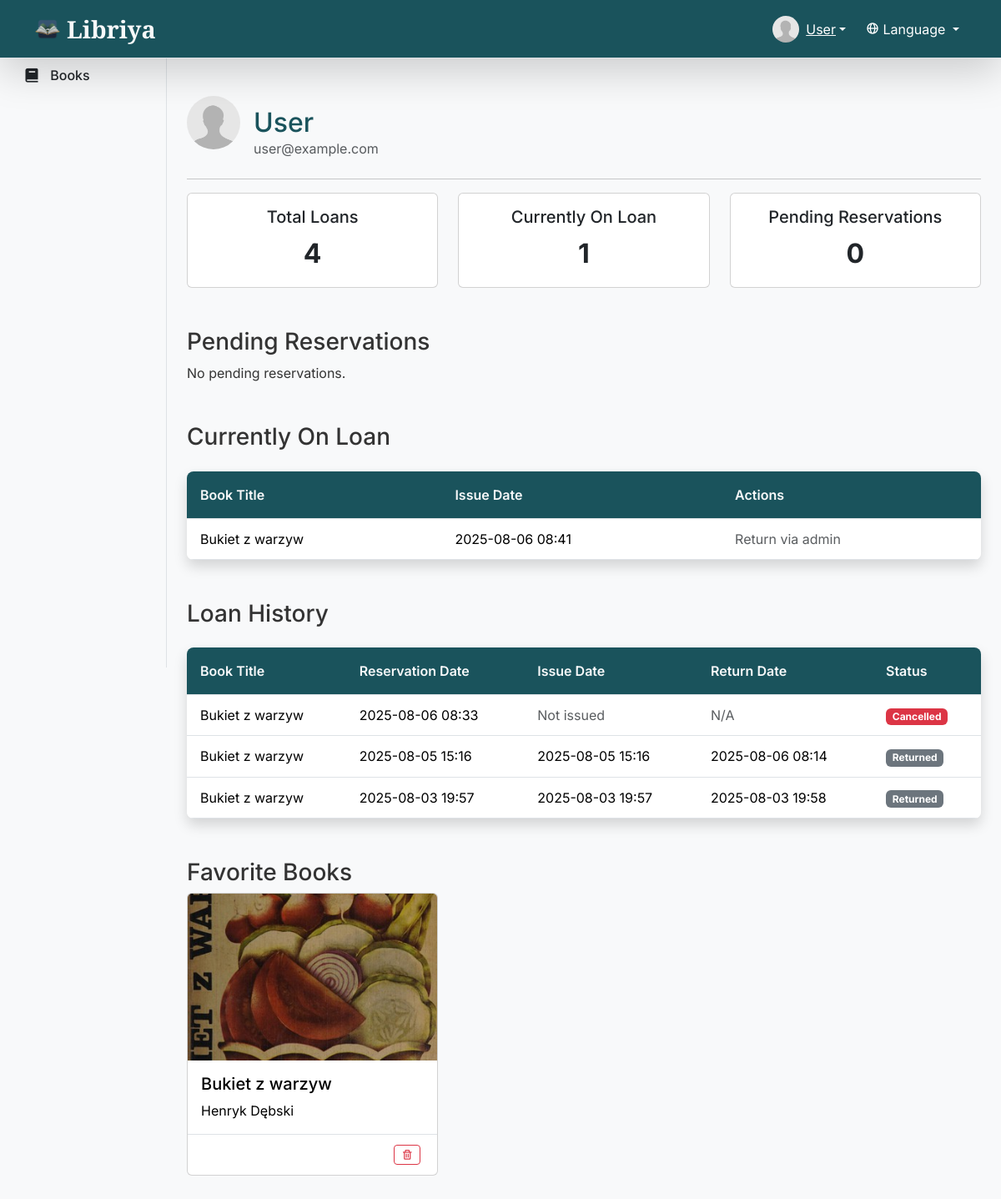
/user/profile/1 (signed in), run on an earlier commit of the app's database.
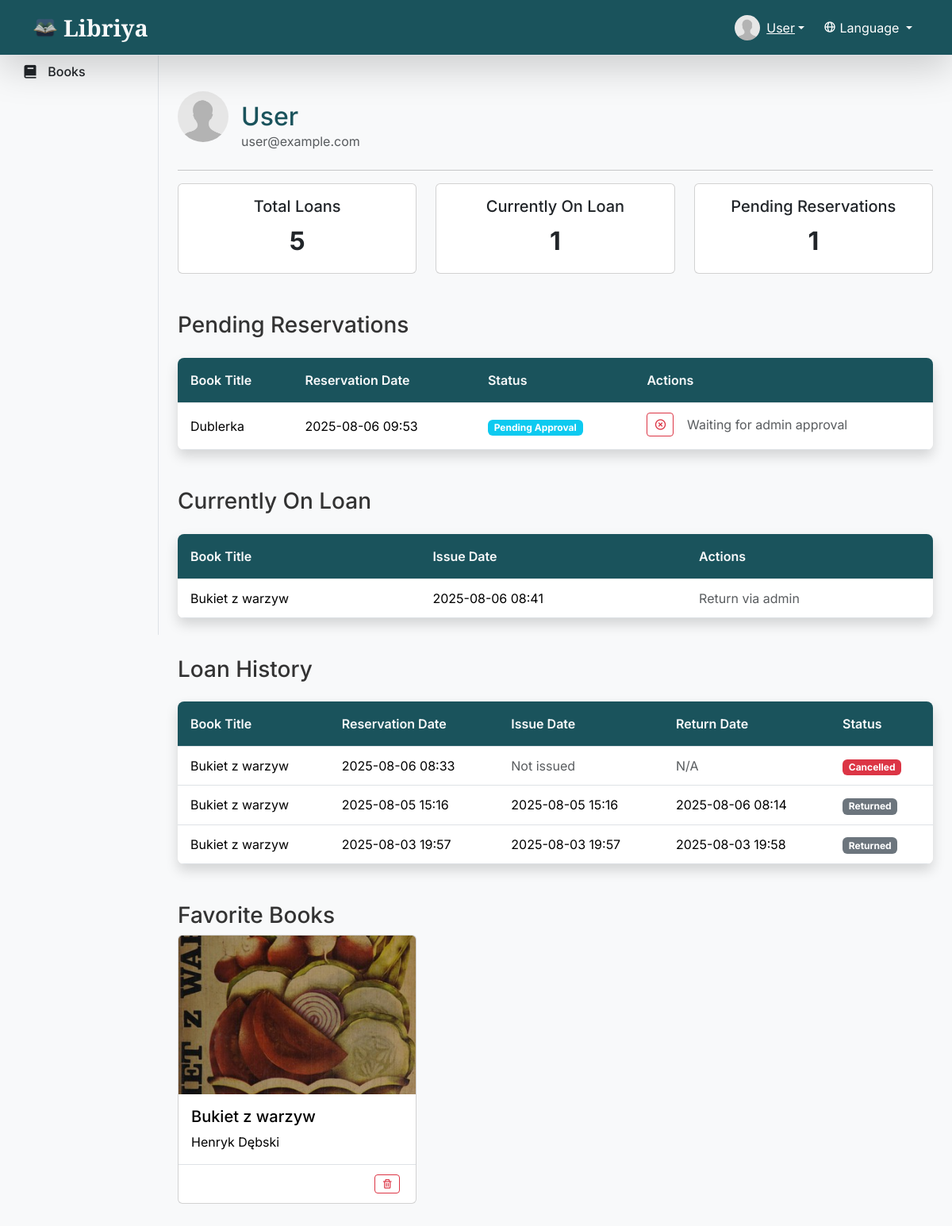
And on a later commit of the database.
### app/models.py (models this page shows, shortened)
class User(UserMixin, db.Model):
    id = db.Column(db.Integer, primary_key=True)
    username = db.Column(db.String(50), unique=True,
                         nullable=False, index=True)
    email = db.Column(db.String(120), unique=True, nullable=False, index=True)
    password_hash = db.Column(db.String(128), nullable=False)
    image_file = db.Column(db.String(20), nullable=False,
                           default='default.jpg')
    loans = db.relationship('Loan', back_populates='user', lazy=True)
    is_admin = db.Column(db.Boolean, default=False)
    favorites = db.relationship('Book', secondary=favorites, lazy='subquery',
                                backref=db.backref('favorited_by', lazy=True))
    received_notifications = db.relationship('Notification', foreign_keys='Notification.recipient_id', back_populates='recipient', lazy=True, cascade='all, delete-orphan')
    sent_notifications = db.relationship('Notification', foreign_keys='Notification.sender_id', back_populates='sender', lazy=True)

class Loan(db.Model):
    id = db.Column(db.Integer, primary_key=True)
    book_id = db.Column(db.Integer, db.ForeignKey('book.id'), nullable=False)
    user_id = db.Column(db.Integer, db.ForeignKey('user.id'), nullable=False)
    reservation_date = db.Column(db.DateTime, default=datetime.datetime.utcnow)
    issue_date = db.Column(db.DateTime)
    return_date = db.Column(db.DateTime)
    status = db.Column(db.String(50), default='pending', nullable=False)
    book = db.relationship('Book', backref='loans')
    user = db.relationship('User', back_populates='loans')
    notifications = db.relationship('Notification', back_populates='loan', lazy=True, cascade='all, delete-orphan')

class Book(db.Model):
    id = db.Column(db.Integer, primary_key=True)
    isbn = db.Column(db.String(13), unique=True, nullable=False, index=True)
    title = db.Column(db.String(200), nullable=False, index=True)
    authors = db.relationship(
        'Author', secondary=book_authors, lazy='subquery', back_populates='books')
    genre_id = db.Column(db.Integer, db.ForeignKey(
        'genre.id'), nullable=False)
    year = db.Column(db.Integer, nullable=False)
    cover = db.Column(db.String(200))
    status = db.Column(db.String(50), default='available', nullable=False) # 'available', 'reserved', 'on_loan'

class Author(db.Model):
    id = db.Column(db.Integer, primary_key=True)
    name = db.Column(db.String(100), nullable=False, index=True)
    books = db.relationship('Book', secondary=book_authors,
                            lazy='subquery', back_populates='authors')

### app/routes.py (the view)
@bp.route("/user/profile/<int:user_id>")
@login_required
def user_profile(user_id):
    user = current_user
    all_loans = sorted(user.loans, key=lambda x: x.reservation_date, reverse=True)
    active_loans = [loan for loan in all_loans if loan.status == 'active']
    loan_history = [loan for loan in all_loans if loan.status == 'returned' or loan.status == 'cancelled']
    pending_loans = [loan for loan in all_loans if loan.status == 'pending']
    favorite_books = user.favorites
    return render_template(
        "user_profile.html",
        user=user,
        loans=all_loans,
        active_loans=active_loans,
        loan_history=loan_history,
        pending_loans=pending_loans,
        favorite_books=favorite_books,
        title=f"{user.username}"
    )

### app/templates/user_profile.html
{% extends "layout.html" %}
{% block content %}
<div class="container">
    <div class="d-flex align-items-center mb-4">
        <img class="rounded-circle" src="{{ url_for('static', filename='uploads/' + user.image_file) }}"
            style="width: 64px; height: 64px; object-fit: cover;">
        <div class="ms-3">
            <h2 class="mb-0">{{ user.username }}</h2>
            <p class="text-muted mb-0">{{ user.email }}</p>
        </div>
    </div>
    <hr>
    <div class="row mb-4">
        <div class="col-md-4">
            <div class="card text-center h-100">
                <div class="card-body">
                    <h5 class="card-title">{{ _('Total Loans') }}</h5>
                    <p class="card-text fs-2 fw-bold">{{ loans|length }}</p>
                </div>
            </div>
        </div>
        <div class="col-md-4">
            <div class="card text-center h-100">
                <div class="card-body">
                    <h5 class="card-title">{{ _('Currently On Loan') }}</h5>
                    <p class="card-text fs-2 fw-bold">{{ active_loans|length }}</p>
                </div>
            </div>
        </div>
        <div class="col-md-4">
            <div class="card text-center h-100">
                <div class="card-body">
                    <h5 class="card-title">{{ _('Pending Reservations') }}</h5>
                    <p class="card-text fs-2 fw-bold">{{ pending_loans|length }}</p>
                </div>
            </div>
        </div>
    </div>
    <h3 class="mt-5">{{ _('Pending Reservations') }}</h3>
    {% if pending_loans %}
    <table class="table table-hover">
        <thead>
            <tr>
                <th>{{ _('Book Title') }}</th>
                <th>{{ _('Reservation Date') }}</th>
                <th>{{ _('Status') }}</th>
                <th>{{ _('Actions') }}</th>
            </tr>
        </thead>
        <tbody>
            {% for loan in pending_loans %}
            <tr>
                <td>{{ loan.book.title }}</td>
                <td>{{ loan.reservation_date.strftime('%Y-%m-%d %H:%M') }}</td>
                <td><span class="badge bg-info">{{ _('Pending Approval') }}</span></td>
                <td>
                    <form action="{{ url_for('main.user_cancel_reservation', loan_id=loan.id) }}" method="POST"
                        style="display: inline;">
                        <button type="submit" class="btn btn-outline-danger btn-sm" data-bs-toggle="tooltip"
                            data-bs-placement="top" title="{{ _('Cancel My Reservation') }}">
                            <i class="bx bx-x-circle"></i>
                        </button>
                    </form>
                    <span class="text-muted ms-2">{{ _('Waiting for admin approval') }}</span>
                </td>
            </tr>
            {% endfor %}
        </tbody>
    </table>
    {% else %}
    <p>{{ _('No pending reservations.') }}</p>
    {% endif %}
    <h3 class="mt-5">{{ _('Currently On Loan') }}</h3>
    {% if active_loans %}
    <table class="table table-hover">
        <thead>
            <tr>
                <th>{{ _('Book Title') }}</th>
                <th>{{ _('Issue Date') }}</th>
                <th>{{ _('Actions') }}</th>
            </tr>
        </thead>
        <tbody>
            {% for loan in active_loans %}
            <tr>
                <td>{{ loan.book.title }}</td>
                <td>{{ loan.issue_date.strftime('%Y-%m-%d %H:%M') }}</td>
                <td>
                    <span class="text-muted">{{ _('Return via admin') }}</span>
                </td>
            </tr>
            {% endfor %}
        </tbody>
    </table>
    {% else %}
    <p>{{ _('No books are currently on loan.') }}</p>
    {% endif %}
    <h3 class="mt-5">{{ _('Loan History') }}</h3>
    {% if loan_history %}
    <table class="table table-hover">
        <thead>
            <tr>
                <th>{{ _('Book Title') }}</th>
                <th>{{ _('Reservation Date') }}</th>
                <th>{{ _('Issue Date') }}</th>
                <th>{{ _('Return Date') }}</th>
                <th>{{ _('Status') }}</th>
            </tr>
        </thead>
        <tbody>
            {% for loan in loan_history %}
            <tr>
                <td>{{ loan.book.title }}</td>
                <td>{{ loan.reservation_date.strftime('%Y-%m-%d %H:%M') }}</td>
                <td>
                    {% if loan.issue_date %}
                        {{ loan.issue_date.strftime('%Y-%m-%d %H:%M') }}
                    {% else %}
                        <span class="text-muted">{{ _('Not issued') }}</span>
                    {% endif %}
                </td>
                <td>
                    {% if loan.return_date %}
                        {{ loan.return_date.strftime('%Y-%m-%d %H:%M') }}
                    {% else %}
                        <span class="text-muted">{{ _('N/A') }}</span>
                    {% endif %}
                </td>
                <td>
                    {% if loan.status == 'returned' %}
                        <span class="badge bg-secondary">{{ _('Returned') }}</span>
                    {% elif loan.status == 'cancelled' %}
                        <span class="badge bg-danger">{{ _('Cancelled') }}</span>
                    {% else %}
                        <span class="badge bg-light text-dark">{{ loan.status.replace('_', ' ').title() }}</span>
                    {% endif %}
                </td>
            </tr>
            {% endfor %}
        </tbody>
    </table>
    {% else %}
    <p>{{ _('No loan history.') }}</p>
    {% endif %}
    <h3 class="mt-5">{{ _('Favorite Books') }}</h3>
    {% if user.favorites %}
    <div class="row">
        {% for book in user.favorites %}
        <div class="col-md-4 mb-3">
            <form action="{{ url_for('main.book_detail', book_id=book.id) }}" method="GET" class="card h-100 card-link">
                <button type="submit" class="card-button">
                    {% if book.cover %}
                        <img src="{{ url_for('static', filename='uploads/' + book.cover) }}" class="card-img-top"
                            alt="{{ book.title }}" style="object-fit: cover; height: 200px;">
                    {% else %}
                        <img src="{{ url_for('static', filename='img/default_book_cover.jpg') }}" class="card-img-top"
                            alt="{{ _('No cover available') }}" style="object-fit: cover; height: 200px;">
                    {% endif %}
                    <div class="card-body d-flex flex-column">
                        <h5 class="card-title">{{ book.title }}</h5>
                        <p class="card-text">
                            {% for author in book.authors %}
                            {{ author.name }}{% if not loop.last %}, {% endif %}
                            {% endfor %}
                        </p>
                    </div>
                </button>
                <div class="card-footer bg-transparent border-top d-flex justify-content-end">
                    <form action="{{ url_for('main.remove_favorite', book_id=book.id) }}" method="POST">
                        <button type="submit" class="btn btn-sm btn-outline-danger" data-bs-toggle="tooltip"
                            data-bs-placement="top" title="{{ _('Remove from Favorites') }}">
                            <i class="bx bx-trash"></i>
                        </button>
                    </form>
                </div>
            </form>
        </div>
        {% endfor %}
    </div>
    {% else %}
    <p>{{ _('No favorite books yet.') }}</p>
    {% endif %}
</div>
{% endblock %}

### app/templates/layout.html (shortened to what this page needs)
<!DOCTYPE html>
<html lang="en">
<head>
    <link href="https://cdn.jsdelivr.net/npm/bootstrap@5.3.3/dist/css/bootstrap.min.css" rel="stylesheet">
    <link href="https://unpkg.com/boxicons@2.1.4/css/boxicons.min.css" rel="stylesheet">
    <link rel="stylesheet" href="{{ url_for('static', filename='/css/style.css') }}">
    <link rel="stylesheet" href="https://cdn.jsdelivr.net/gh/lipis/flag-icons@7.0.0/css/flag-icons.min.css" />
</head>
<body class="{% if login_page %}login-background{% endif %}">
    <nav class="navbar navbar-expand-lg navbar-dark bg-custom-dark border-bottom shadow-lg fixed-top">
        <div class="container">
            <a class="navbar-brand title-text d-flex align-items-center" href="/">
                <img src="{{ url_for('static', filename='/images/logo.png') }}" alt="Libriya" class="me-2"> Libriya
            </a>
            <div class="collapse navbar-collapse" id="navbarSupportedContent">
                <ul class="navbar-nav ms-auto mb-2 mb-lg-0 d-flex align-items-center">
                    {% if current_user.is_authenticated %}
                    <li class="nav-item dropdown">
                        <a class="user-display dropdown-toggle d-flex align-items-center text-white" href="#"
                            role="button" id="userDropdown" data-bs-toggle="dropdown" aria-expanded="false">
                            <span class="position-relative d-inline-block me-2">
                                <img class="rounded-circle"
                                    src="{{ url_for('static', filename='uploads/' + current_user.image_file) }}"
                                    style="width: 32px; height: 32px; object-fit: cover;">
                            </span>
                            {{ current_user.username }}
                        </a>
                    </li>
                    {% else %}
                    <li class="nav-item">
                        <a class="nav-link text-white" href="{{ url_for('main.login') }}">{{ _('Log In') }}</a>
                    </li>
                    {% endif %}
                    <li class="nav-item dropdown ms-3">
                        <a class="nav-link dropdown-toggle text-white" href="#" id="languageDropdown" role="button"
                            data-bs-toggle="dropdown" aria-expanded="false">
                            <i class='bx bx-globe'></i> {{ _('Language') }}
                        </a>
                    </li>
                </ul>
            </div>
        </div>
    </nav>
    <div class="container-fluid">
        <div class="row">
            {% if not login_page %}
            <nav id="sidebarMenu" class="col-md-2 d-none d-md-block bg-light sidebar border-end pt-5">
                <div class="position-sticky pt-3">
                    <ul class="nav nav-pills flex-column">
                        <li class="nav-item mb-1">
                            <a class="nav-link {% if active_page == 'books' %}active {% else %}text-dark {% endif %}"
                                href="{{ url_for('main.home') }}">
                                <i class='bx bxs-book align-middle me-2'></i>
                                <span class="align-middle">{{ _('Books') }}</span>
                            </a>
                        </li>
                    </ul>
                </div>
            </nav>
            {% endif %}
            <main
                class="{% if login_page %}col-12{% else %}col-md-10 ms-sm-auto{% endif %} main-content {% if login_page %}login-full-height{% else %}pt-5{% endif %}">
                {% block content %}{% endblock %}
            </main>
        </div>
    </div>
</body>
</html>

What changed in the data, as far as the page shows it:
added Loan: book "Dublerka", reservation_date "2025-08-06 09:53", shown under "Pending Reservations"
Also different on the page:
{{ loans|length }}: "4" → "5"
{{ pending_loans|length }}: "0" → "1"
text no longer shown: "No pending reservations."
text now shown: "Book Title Reservation Date Status Actions"
